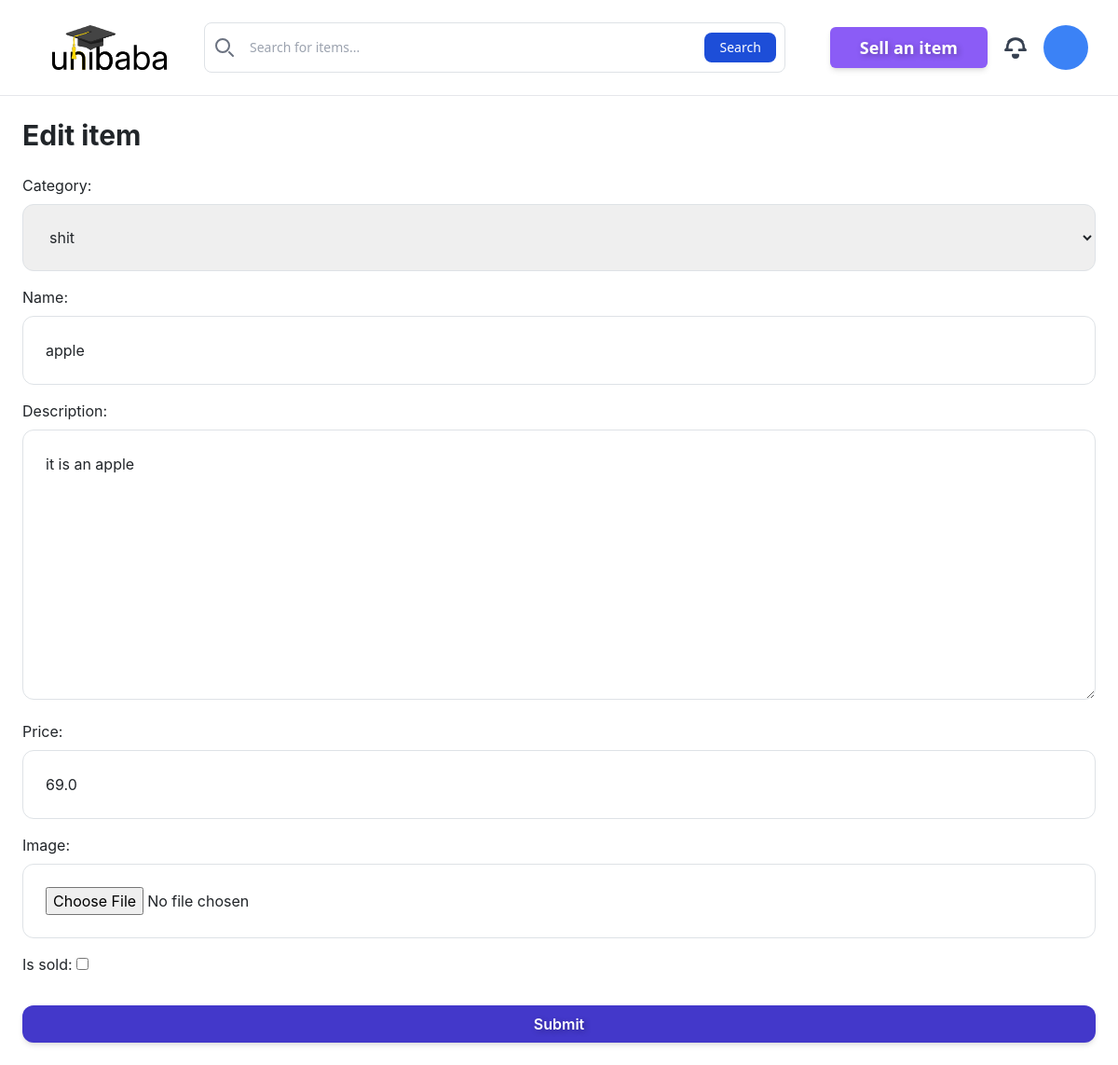
The page /items/1/edit/ (signed in) on the database its author committed.
### item/models.py (models this page shows, shortened)
class Item(models.Model):
    category=models.ForeignKey(Category, related_name='items', on_delete=models.CASCADE)
    name=models.CharField(max_length=255)
    description=models.TextField(blank=False,null=False)
    price=models.FloatField()
    image=models.ImageField(upload_to='item_images',blank=False,null=False)
    is_sold=models.BooleanField(default=False)
    created_by=models.ForeignKey(User, related_name='items', on_delete=models.CASCADE)
    created_at=models.DateTimeField(auto_now_add=True)

class Category(models.Model):
    name = models.CharField(max_length=255)
    class Meta:
        ordering = ('name',) #list items to admin in alphabetical order
        verbose_name_plural = 'Categories' #fixes some dumbass spelling
    def __str__(self): #actuallly displays the name of the categories
        return self.name

### item/views.py (the view)
# urls.py: path('<int:pk>/edit/', views.edit, name='edit'),
@login_required
def edit(request,pk):
    item=get_object_or_404(Item,pk=pk,created_by=request.user)
    if request.method == 'POST':
        form = EditItemForm(request.POST, request.FILES, instance=item)
        if form.is_valid():
            form.save()
            return redirect('item:detail',pk=item.id)
    else:
        form = EditItemForm(instance=item)
    return render(request, 'item/form.html', {
        'form': form,
        'title': 'Edit item',
    })

### item/forms.py
class EditItemForm(forms.ModelForm):
    class Meta:
        model=Item
        fields=('category', 'name', 'description', 'price', 'image', 'is_sold')
        widgets ={
            'category': forms.Select(attrs={
                'class': INPUT_CLASSES
            }),
            'name': forms.TextInput(attrs={
                'class': INPUT_CLASSES
            }),
            'description': forms.Textarea(attrs={
                'class': INPUT_CLASSES
            }),
            'price': forms.TextInput(attrs={
                'class': INPUT_CLASSES
            }),
            'image': forms.FileInput(attrs={
                'class': INPUT_CLASSES
            }),
        }

### item/templates/item/form.html (shortened to what this page needs)
{% extends 'base/templatepage.html' %}
{% block content %}
<h1 class="mb-6 text-3xl font-bold">{{ title }}</h1>
<form method="post" action="." enctype="multipart/form-data">
    <div class="space-y-4">
        {{ form.as_p }}
    </div>
    <button class="w-full bg-indigo-700 py-2 text-white font-semibold shadow-md mt-6 rounded-xl hover:bg-indigo-800 transition-colors duration-300 ease-in-out focus-visible:outline-3 focus-visible:outline-offset-4 focus-visible:outline-red-500" style="text-shadow: 2px 2px 6px rgba(0, 0, 0, 0.3)">Submit</button>
</form>
{% endblock %}

### rows shown on the page
Item: category "shit", description "it is an apple", price "69.0"
Category: name "apple"

### other values the page prints
{{ title }} "Edit item"
